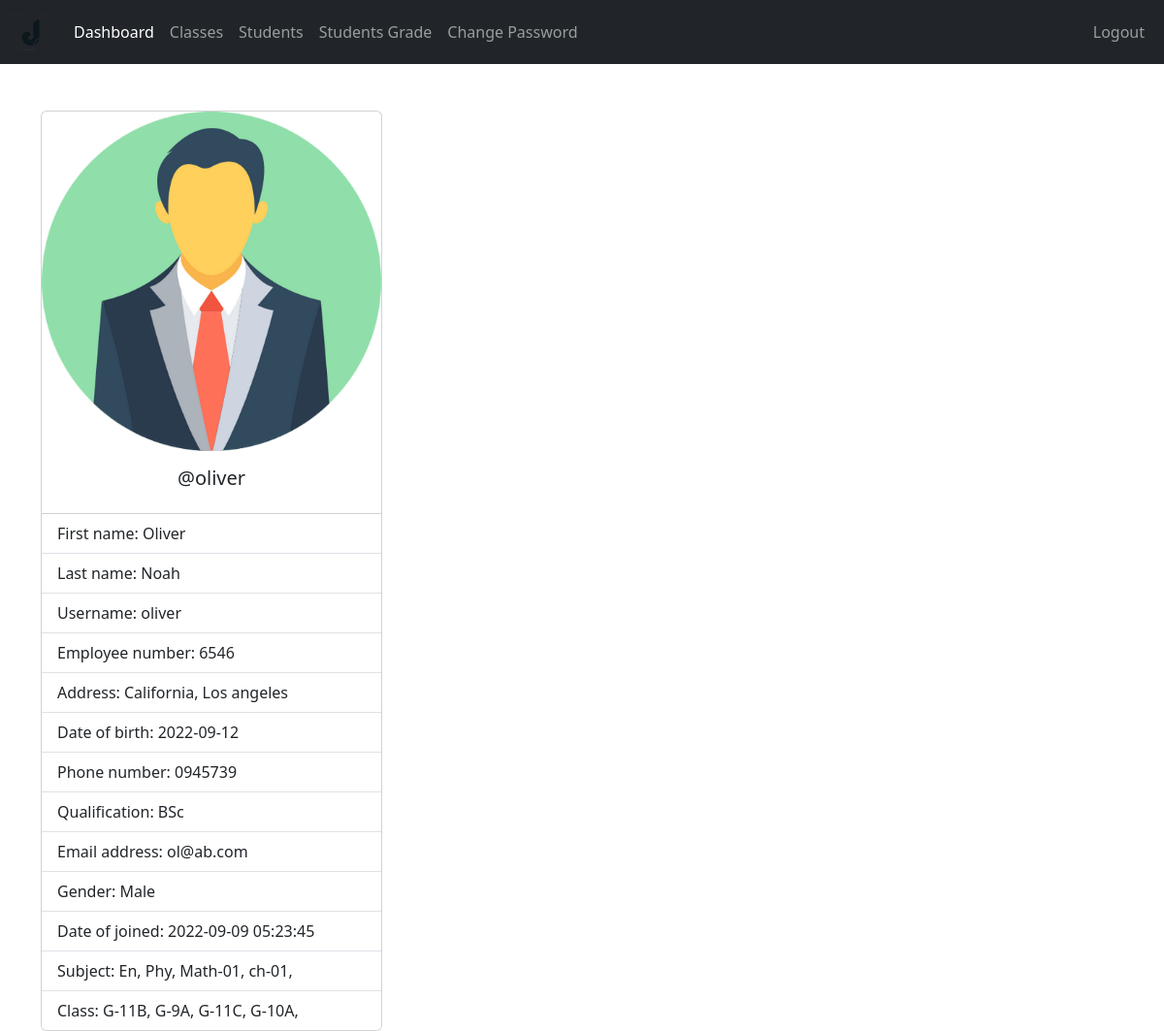
/Teacher/index.php (signed in), run on the app's committed database.
### tables this page shows
CREATE TABLE IF NOT EXISTS `teachers` (
  `teacher_id` int NOT NULL AUTO_INCREMENT,
  `username` varchar(127) NOT NULL,
  `password` varchar(255) NOT NULL,
  `class` varchar(31) NOT NULL,
  `fname` varchar(127) NOT NULL,
  `lname` varchar(127) NOT NULL,
  `subjects` varchar(31) NOT NULL,
  `address` varchar(31) NOT NULL,
  `employee_number` int NOT NULL,
  `date_of_birth` date DEFAULT NULL,
  `phone_number` varchar(31) NOT NULL,
  `qualification` varchar(127) NOT NULL,
  `gender` varchar(7) NOT NULL,
  `email_address` varchar(255) NOT NULL,
  `date_of_joined` datetime NOT NULL DEFAULT CURRENT_TIMESTAMP,
  PRIMARY KEY (`teacher_id`),
  UNIQUE KEY `username` (`username`)
);

### Teacher/data/teacher.php (called while the page is built)
<?php
function getTeacherById($teacher_id, $conn){
   $sql = "SELECT * FROM teachers
           WHERE teacher_id=?";
   $stmt = $conn->prepare($sql);
   $stmt->execute([$teacher_id]);
   if ($stmt->rowCount() == 1) {
     $teacher = $stmt->fetch();
     return $teacher;
   }else {
    return 0;
   }
}

### Teacher/data/subject.php (called while the page is built, shortened)
<?php
function getSubjectById($subject_id, $conn){
   $sql = "SELECT * FROM subjects
           WHERE subject_id=?";
   $stmt = $conn->prepare($sql);
   $stmt->execute([$subject_id]);
   if ($stmt->rowCount() == 1) {
     $subject = $stmt->fetch();
     return $subject;
   }else {
   	return 0;
   }
}
 ?>

### Teacher/data/class.php (called while the page is built, shortened)
<?php
function getClassById($class_id, $conn){
   $sql = "SELECT * FROM class
           WHERE class_id=?";
   $stmt = $conn->prepare($sql);
   $stmt->execute([$class_id]);
   if ($stmt->rowCount() == 1) {
     $class = $stmt->fetch();
     return $class;
   }else {
    return 0;
   }
}

### Teacher/data/grade.php (called while the page is built, shortened)
<?php
function getGradeById($grade_id, $conn){
   $sql = "SELECT * FROM grades
           WHERE grade_id=?";
   $stmt = $conn->prepare($sql);
   $stmt->execute([$grade_id]);
   if ($stmt->rowCount() == 1) {
     $grade = $stmt->fetch();
     return $grade;
   }else {
    return 0;
   }
}

### Teacher/data/section.php (called while the page is built, shortened)
<?php
function getSectioById($section_id, $conn){
   $sql = "SELECT * FROM section
           WHERE section_id=?";
   $stmt = $conn->prepare($sql);
   $stmt->execute([$section_id]);
   if ($stmt->rowCount() == 1) {
     $section = $stmt->fetch();
     return $section;
   }else {
    return 0;
   }
}

### Teacher/index.php (the view, shortened to what this page needs)
<?php
if (isset($_SESSION['teacher_id']) &&
    isset($_SESSION['role'])) {
    if ($_SESSION['role'] == 'Teacher') {
       include "../DB_connection.php";
       include "data/teacher.php";
       include "data/subject.php";
       include "data/grade.php";
       include "data/section.php";
       include "data/class.php";
       $teacher_id = $_SESSION['teacher_id'];
       $teacher = getTeacherById($teacher_id, $conn);
 ?>
<!DOCTYPE html>
<html lang="en">
<head>
	<link rel="stylesheet" href="../css/bootstrap.min.css">
	<link rel="stylesheet" href="../css/style.css">
  <link rel="stylesheet" href="https://cdnjs.cloudflare.com/ajax/libs/font-awesome/4.7.0/css/font-awesome.min.css">
</head>
<body>
    <?php
        include "inc/navbar.php";
        if ($teacher != 0) {
     ?>
     <div class="container mt-5">
         <div class="card" style="width: 22rem;">
          <img src="../img/teacher-<?=$teacher['gender']?>.png" class="card-img-top" alt="...">
          <div class="card-body">
            <h5 class="card-title text-center">@<?=$teacher['username']?></h5>
          </div>
          <ul class="list-group list-group-flush">
            <li class="list-group-item">First name: <?=$teacher['fname']?></li>
            <li class="list-group-item">Last name: <?=$teacher['lname']?></li>
            <li class="list-group-item">Username: <?=$teacher['username']?></li>
            <li class="list-group-item">Employee number: <?=$teacher['employee_number']?></li>
            <li class="list-group-item">Address: <?=$teacher['address']?></li>
            <li class="list-group-item">Date of birth: <?=$teacher['date_of_birth']?></li>
            <li class="list-group-item">Phone number: <?=$teacher['phone_number']?></li>
            <li class="list-group-item">Qualification: <?=$teacher['qualification']?></li>
            <li class="list-group-item">Email address: <?=$teacher['email_address']?></li>
            <li class="list-group-item">Gender: <?=$teacher['gender']?></li>
            <li class="list-group-item">Date of joined: <?=$teacher['date_of_joined']?></li>
            <li class="list-group-item">Subject:
                <?php
                   $s = '';
                   $subjects = str_split(trim($teacher['subjects']));
                   foreach ($subjects as $subject) {
                      $s_temp = getSubjectById($subject, $conn);
                      if ($s_temp != 0)
                        $s .=$s_temp['subject_code'].', ';
                   }
                   echo $s;
                ?>
            </li>
            <li class="list-group-item">Class:
                  <?php
                     $c = '';
                     $classes = str_split(trim($teacher['class']));
                     foreach ($classes as $class_id) {
                         $class = getClassById($class_id, $conn);
                        $c_temp = getGradeById($class['grade'], $conn);
                        $section = getSectioById($class['section'], $conn);
                        if ($c_temp != 0)
                          $c .=$c_temp['grade_code'].'-'.
                               $c_temp['grade'].$section['section'].', ';
                     }
                     echo $c;
                  ?>
            </li>
          </ul>
        </div>
     </div>
     <?php
        }else {
          header("Location: logout.php?error=An error occurred");
          exit;
        }
     ?>
</body>
</html>
<?php
  }else {
    header("Location: ../login.php");
    exit;
  }
}else {
	header("Location: ../login.php");
	exit;
}
?>

### data on the page
teachers: gender (picture), username "oliver", fname "Oliver", lname "Noah", employee_number "6546", address "California, Los angeles", date_of_birth "2022-09-12", phone_number "0945739", qualification "BSc", email_address "ol@ab.com", gender "Male", date_of_joined "2022-09-09 05:23:45"

### other printed values
$s "En, Phy, Math-01, ch-01,"
$c "G-11B, G-9A, G-11C, G-10A,"
